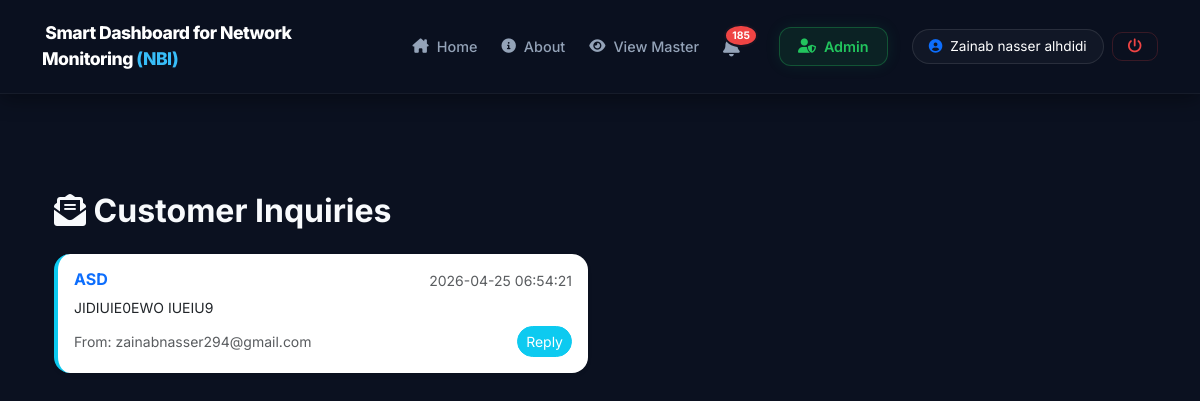
The app's page /admin_messages.php (signed in) with its own data.
### tables this page shows
CREATE TABLE `contact_messages` (
  `id` int(11) NOT NULL,
  `name` varchar(100) NOT NULL,
  `email` varchar(100) NOT NULL,
  `subject` varchar(255) DEFAULT NULL,
  `message` text NOT NULL,
  `created_at` timestamp NOT NULL DEFAULT current_timestamp(),
  `status` enum('unread','read') DEFAULT 'unread'
);

### admin_messages.php (the view, shortened to what this page needs)
<?php
include 'config/db.php';
$messages = $pdo->query("SELECT * FROM contact_messages ORDER BY id DESC")->fetchAll();
include 'includes/header.php';
?>
<div class="container mt-5">
    <h2 class="fw-bold mb-4"><i class="fas fa-envelope-open-text"></i> Customer Inquiries</h2>
    <div class="row">
        <?php foreach ($messages as $msg): ?>
        <div class="col-md-6 mb-3">
            <div class="card border-0 shadow-sm rounded-4 p-3 border-start border-4 border-info">
                <div class="d-flex justify-content-between">
                    <h6 class="fw-bold text-primary"><?php echo $msg['subject']; ?></h6>
                    <small class="text-muted"><?php echo $msg['created_at']; ?></small>
                </div>
                <p class="small text-dark mb-2"><?php echo $msg['message']; ?></p>
                <div class="d-flex justify-content-between align-items-center">
                    <span class="small text-muted">From: <?php echo $msg['email']; ?></span>
                    <a href="mailto:<?php echo $msg['email']; ?>" class="btn btn-sm btn-info text-white rounded-pill">Reply</a>
                </div>
            </div>
        </div>
        <?php endforeach; ?>
    </div>
</div>

### includes/header.php (style rules this page uses)
:root { --nav-bg: rgba(11, 17, 32, 0.95); --accent-blue: #38bdf8; --accent-green: #22c55e; --danger-red: #ef4444; --text-gray: #94a3b8; }
body { background-color: #0b1120; margin: 0; font-family: 'Inter', sans-serif; color: #f8fafc; }

### records on screen
contact_messages: subject "ASD", created_at "2026-04-25 06:54:21", message "JIDIUIE0EWO IUEIU9", email "zainabnasser294@gmail.com"

### other values on screen
$unread_count "185"
$_SESSION['username'] "Zainab nasser alhdidi"
